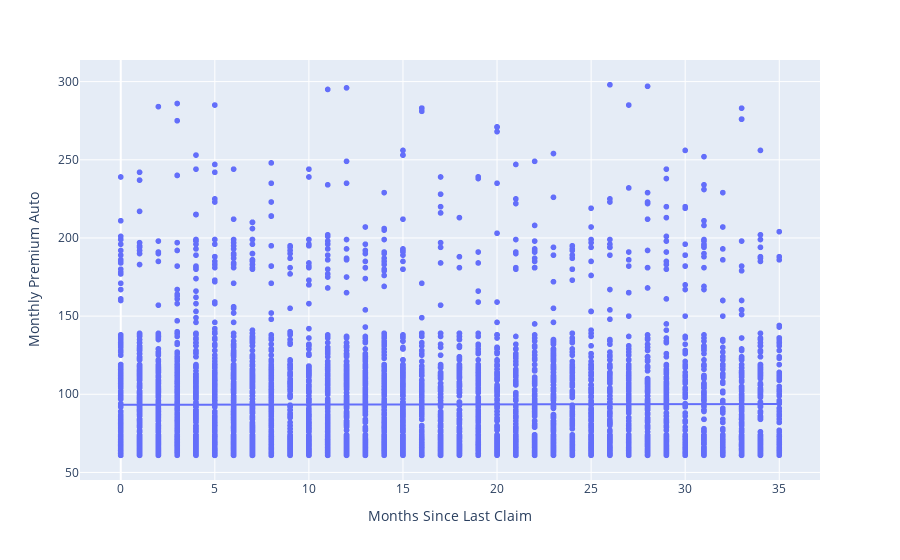

Notebook source saved alongside this figure:
### Code cell
# Explore relationship between month since last claim and insurance premium

# if month since last claim is 0, that means you recently had a claim
# if month since last claim is 35, that means you haven't had a clain in 35 months. 


px.scatter(train_encoded, 
            x = "Months Since Last Claim", 
            y = "Monthly Premium Auto", 
            trendline="ols")

### Figure 1 — Plotly figure (JSON) as saved in the notebook; plotly's stock layout.template omitted (floating-point values rounded to 4 significant figures; data arrays with more than 128 entries replaced by an {"elided": "..."} marker saying what was removed)
{"data": [{"hovertemplate": "Months Since Last Claim=%{x}<br>Monthly Premium Auto=%{y}<extra></extra>", "legendgroup": "", "marker": {"color": "#636efa", "symbol": "circle"}, "mode": "markers", "name": "", "showlegend": false, "type": "scattergl", "x": {"elided": "6598 int values"}, "xaxis": "x", "y": {"elided": "6598 int values"}, "yaxis": "y"}, {"hovertemplate": "<b>OLS trendline</b><br>Monthly Premium Auto = 0.013806 * Months Since Last Claim + 93.2815<br>R<sup>2</sup>=0.000016<br><br>Months Since Last Claim=%{x}<br>Monthly Premium Auto=%{y} <b>(trend)</b><extra></extra>", "legendgroup": "", "marker": {"color": "#636efa", "symbol": "circle"}, "mode": "lines", "name": "", "showlegend": false, "type": "scattergl", "x": {"elided": "6598 int values"}, "xaxis": "x", "y": {"elided": "6598 float values"}, "yaxis": "y"}], "layout": {"legend": {"tracegroupgap": 0}, "margin": {"t": 60}, "xaxis": {"anchor": "y", "domain": [0, 1], "title": {"text": "Months Since Last Claim"}}, "yaxis": {"anchor": "x", "domain": [0, 1], "title": {"text": "Monthly Premium Auto"}}}}
